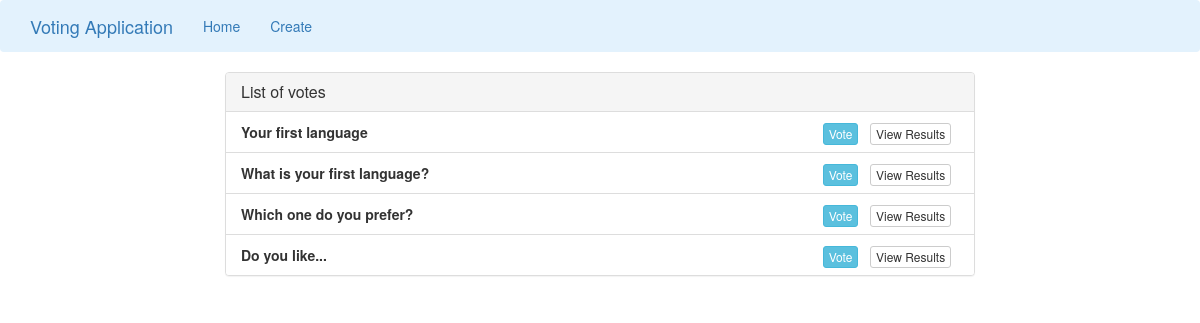
Before: / with the older database file.
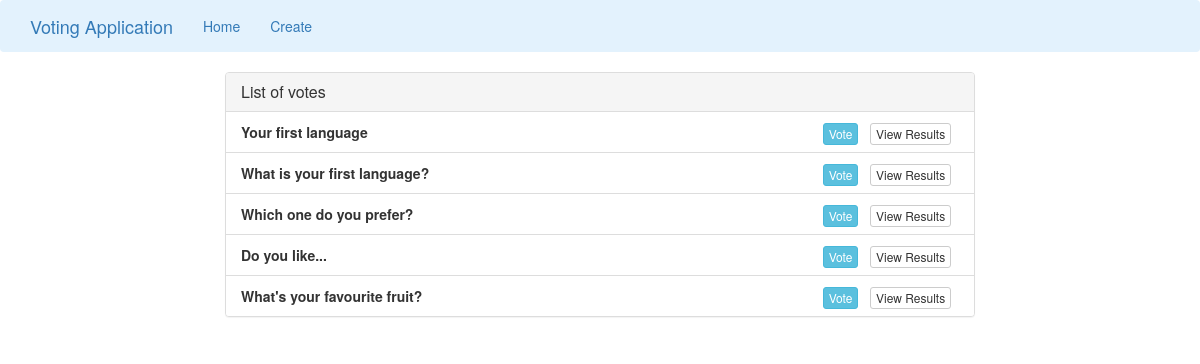
After: the same page with the newer database file.
### app/models.py (models this page shows, shortened)
class Poll(models.Model):
    question = models.TextField(max_length=30)
    option_one = models.CharField(max_length=30)
    option_two = models.CharField(max_length=30)
    option_three = models.CharField(max_length=30)
    option_one_count = models.IntegerField(default=0)
    option_two_count = models.IntegerField(default=0)
    option_three_count = models.IntegerField(default=0)

### app/views.py (the view)
# urls.py: path('', poll_views.index, name='home'),
def index(request):
    polls = Poll.objects.all()
    context = {
        'polls' : polls
    }
    return render(request, 'app/index.html', context)

### app/templates/app/index.html (shortened to what this page needs)
{% extends "app/base.html" %}
{% block main %}
<div class="row">
    <div class="col-lg-8 col-lg-offset-2">
        <div class="panel panel-default">
            <div class="panel-heading">
                <h3 class="panel-title">List of votes</h3>
            </div>
            <ul class="list-group">
                {% for poll in polls %}
                <li class="list-group-item">
                    <strong>{{ poll.question }}</strong>
                    <span class="pull-right">
                        <a href="{% url 'vote' poll.id %}" class="btn btn-info btn-xs">Vote</a> &nbsp;
                        <a href="{% url 'results' poll.id %}" class="btn btn-default btn-xs">View Results</a> &nbsp;
                    </span>
                </li>
                {% endfor %}
            </ul>
        </div>
    </div>
</div>
{% endblock %}

Changed rows visible on the page:
added Poll: question "What's your favourite fruit?"
